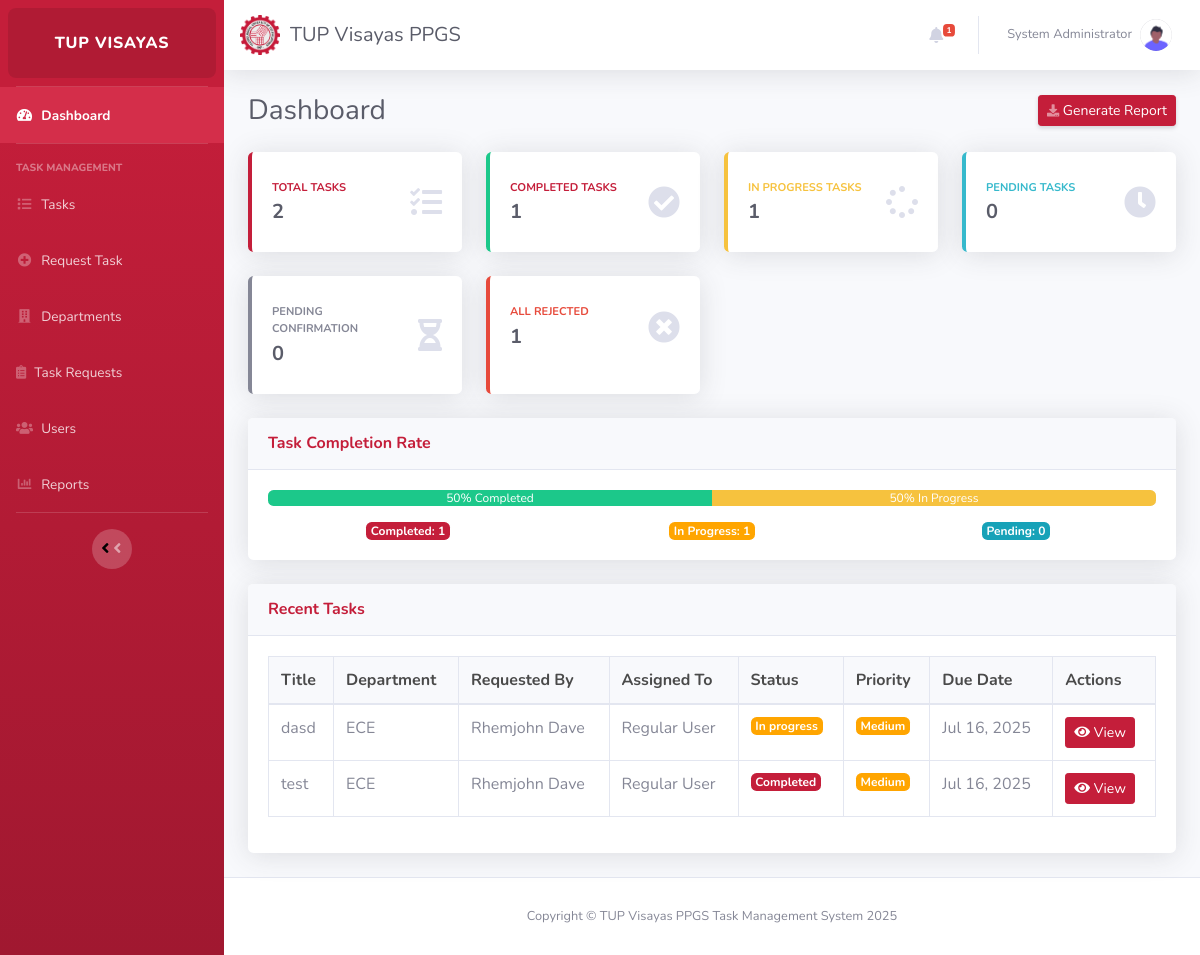
/index.php (signed in), run on the app's committed database.
### tables this page shows
CREATE TABLE `users` (
  `id` int(11) NOT NULL,
  `username` varchar(50) NOT NULL,
  `email` varchar(100) NOT NULL,
  `password` varchar(255) NOT NULL,
  `full_name` varchar(100) NOT NULL,
  `role` enum('user','program head','adaa','admin','staff') NOT NULL,
  `department_id` int(11) DEFAULT NULL,
  `created_at` datetime DEFAULT current_timestamp(),
  `updated_at` datetime DEFAULT current_timestamp() ON UPDATE current_timestamp()
);

CREATE TABLE `tasks` (
  `id` int(11) NOT NULL,
  `request_id` int(11) NOT NULL,
  `assigned_to` int(11) DEFAULT NULL,
  `status` enum('pending','in_progress','completed','rejected','pending_confirmation','postponed') DEFAULT 'pending',
  `postponement_reasons` text DEFAULT NULL,
  `priority` enum('low','medium','high') NOT NULL DEFAULT 'medium',
  `due_date` date DEFAULT NULL,
  `completed_at` datetime DEFAULT NULL,
  `created_at` datetime DEFAULT current_timestamp(),
  `updated_at` datetime DEFAULT current_timestamp() ON UPDATE current_timestamp()
);

CREATE TABLE `task_requests` (
  `id` int(11) NOT NULL,
  `requester_id` int(11) NOT NULL,
  `department_id` int(11) NOT NULL,
  `title` varchar(255) NOT NULL,
  `description` text NOT NULL,
  `reason` text NOT NULL,
  `category` varchar(50) NOT NULL,
  `num_copies` int(11) DEFAULT NULL,
  `paper_size` varchar(50) DEFAULT NULL,
  `paper_type` varchar(50) DEFAULT NULL,
  `equipment_name` varchar(255) DEFAULT NULL,
  `problem_description` text DEFAULT NULL,
  `status` enum('pending','approved','rejected') DEFAULT 'pending',
  `program_head_approval` enum('pending','approved','rejected') DEFAULT 'pending',
  `adaa_approval` enum('pending','approved','rejected') DEFAULT 'pending',
  `created_at` datetime DEFAULT current_timestamp(),
  `updated_at` datetime DEFAULT current_timestamp() ON UPDATE current_timestamp(),
  `due_date` date DEFAULT NULL
);

CREATE TABLE `departments` (
  `id` int(11) NOT NULL,
  `name` varchar(100) NOT NULL,
  `description` text DEFAULT NULL,
  `head_id` int(11) DEFAULT NULL,
  `created_at` datetime DEFAULT current_timestamp(),
  `updated_at` datetime DEFAULT current_timestamp() ON UPDATE current_timestamp()
);

### index.php (the view, shortened to what the rows shown need)
<?php
require_once "config/database.php";
require_once 'controllers/UserController.php';
require_once 'controllers/TaskController.php';
require_once 'controllers/DepartmentController.php';
$userController = new UserController($conn);
$taskController = new TaskController($conn);
$user = null;
$recentTasks = [];
if (isset($_SESSION["user_id"])) {
    $user = $userController->getUserById($_SESSION["user_id"]);
}
if (isset($user) && is_array($user)) {
    $recentTasks = $taskController->getRecentTasksByRole(
        $user['id'],
        $user['role'],
        $user['department_id'] ?? null,
        10
    );
} else {
    $recentTasks = [];
}
include 'includes/components/header.php';
?>
<div id="content-wrapper" class="d-flex flex-column">
    <div id="content">
        <?php include 'includes/components/navbar.php'; ?>
        <div class="container-fluid">
            <div class="d-sm-flex align-items-center justify-content-between mb-4">
                <h1 class="h3 mb-0 text-gray-800">Dashboard</h1>
            </div>
            <div class="card shadow mb-4">
                <div class="card-body">
                    <?php if (empty($recentTasks)): ?>
                        <div class="text-center">
                            <p>No tasks found.</p>
                        </div>
                    <?php else: ?>
                        <div class="table-responsive">
                            <table class="table table-bordered" id="dataTable" width="100%" cellspacing="0">
                                <thead>
                                    <tr>
                                        <th>Title</th>
                                        <th>Department</th>
                                        <th>Requested By</th>
                                        <th>Assigned To</th>
                                        <th>Status</th>
                                        <th>Priority</th>
                                        <th>Due Date</th>
                                        <th>Actions</th>
                                    </tr>
                                </thead>
                                <tbody>
                                    <?php foreach ($recentTasks as $task): ?>
                                        <tr>
                                            <td><?php echo htmlspecialchars($task['request_title'] ?? 'Untitled Task'); ?></td>
                                            <td><?php echo htmlspecialchars($task['department_name'] ?? 'N/A'); ?></td>
                                            <td>
                                                <?php
                                                $requesterName = 'Unknown';
                                                if (!empty($task['requester_full_name'])) {
                                                    $requesterName = $task['requester_full_name'];
                                                } elseif (!empty($task['requester_username'])) {
                                                    $requesterName = $task['requester_username'];
                                                } elseif (!empty($task['requester_name'])) {
                                                    $requesterName = $task['requester_name'];
                                                }
                                                echo htmlspecialchars($requesterName);
                                                ?>
                                            </td>
                                            <td>
                                                <?php
                                                $assignedToName = 'Unassigned';
                                                if (!empty($task['assigned_to_full_name'])) {
                                                    $assignedToName = $task['assigned_to_full_name'];
                                                } elseif (!empty($task['assigned_to_username'])) {
                                                    $assignedToName = $task['assigned_to_username'];
                                                } elseif (!empty($task['assigned_to_name'])) {
                                                    $assignedToName = $task['assigned_to_name'];
                                                }
                                                echo htmlspecialchars($assignedToName);
                                                ?>
                                            </td>
                                            <td>
                                                <?php
                                                $statusClass = '';
                                                switch ($task['status']) {
                                                    case 'completed':
                                                        $statusClass = 'badge-success';
                                                        break;
                                                    case 'in_progress':
                                                        $statusClass = 'badge-warning';
                                                        break;
                                                }
                                                ?>
                                                <span class="badge <?php echo $statusClass; ?>">
                                                    <?php echo ucfirst(str_replace('_', ' ', $task['status'])); ?>
                                                </span>
                                            </td>
                                            <td>
                                                <?php
                                                $priority = 'Normal';
                                                if (!empty($task['request_priority'])) {
                                                    $priority = $task['request_priority'];
                                                } elseif (!empty($task['priority'])) {
                                                    $priority = $task['priority'];
                                                }
                                                $priorityClass = 'badge-info';
                                                if ($priority == 'high') {
                                                    $priorityClass = 'badge-danger';
                                                } elseif ($priority == 'medium') {
                                                    $priorityClass = 'badge-warning';
                                                }
                                                ?>
                                                <span class="badge <?php echo $priorityClass; ?>">
                                                    <?php echo ucfirst($priority); ?>
                                                </span>
                                            </td>
                                            <td><?php echo date('M d, Y', strtotime($task['due_date'])); ?></td>
                                            <td>
                                                <?php if (empty($task['assigned_to']) && !empty($task['request_id'])): ?>
                                                    <button type="button" class="btn btn-sm btn-primary"
                                                        onclick="viewTaskRequest(<?php echo $task['request_id']; ?>)"
                                                        data-toggle="tooltip" title="View Request Details">
                                                        <i class="fas fa-eye"></i> View
                                                    </button>
                                                <?php else: ?>
                                                    <button type="button" class="btn btn-sm btn-primary"
                                                        onclick="viewTask(<?php echo $task['id']; ?>)" data-toggle="tooltip"
                                                        title="View Task Details">
                                                        <i class="fas fa-eye"></i> View
                                                    </button>
                                                <?php endif; ?>
                                            </td>
                                        </tr>
                                    <?php endforeach; ?>
                                </tbody>
                            </table>
                        </div>
                    <?php endif; ?>
                </div>
            </div>
        </div>
    </div>
</div>
<?php include 'includes/components/footer_scripts.php'; ?>

### includes/components/navbar.php (shortened to what the rows shown need)
<?php
$full_name = '';
if (isset($_SESSION['username'])) {
    $username = $_SESSION['username'];
    $sql = "SELECT full_name FROM users WHERE username = ?";
    if ($stmt = mysqli_prepare($conn, $sql)) {
        mysqli_stmt_bind_param($stmt, "s", $username);
        if (mysqli_stmt_execute($stmt)) {
            $result = mysqli_stmt_get_result($stmt);
            if ($row = mysqli_fetch_assoc($result)) {
                $full_name = $row['full_name'];
            }
        }
    }
}
?>
<nav class="navbar navbar-expand navbar-light bg-white topbar mb-4 static-top shadow">
    <ul class="navbar-nav ml-auto">
        <li class="nav-item dropdown no-arrow">
            <a class="nav-link dropdown-toggle" href="#" id="userDropdown" role="button"
                data-toggle="dropdown" aria-haspopup="true" aria-expanded="false">
                <span class="mr-2 d-none d-lg-inline text-gray-600 small"><?= htmlspecialchars($full_name); ?></span>
                <img class="img-profile rounded-circle" src="assets/images/undraw_profile.png">
            </a>
        </li>
    </ul>
</nav>

### data on the page
users: full_name "System Administrator"
tasks: request.title "dasd", departments.name "ECE", users.full_name "Rhemjohn Dave", assigned_to.full_name "Regular User", status "In progress", priority "Medium", due_date "Jul 16, 2025"
tasks: request.title "test", departments.name "ECE", users.full_name "Rhemjohn Dave", assigned_to.full_name "Regular User", status "Completed", priority "Medium", due_date "Jul 16, 2025"

### other printed values
$notification_count "1"
$taskCounts['total'] "2"
$taskCounts['completed'] "1"
$taskCounts['in_progress'] "1"
$taskCounts['pending'] "0"
$taskCounts['pending_confirmation'] "0"
$rejectedAll "1"
$completionRate "50"
$inProgressRate "50"
$completedCount "1"
$inProgressCount "1"
$pendingCount "0"
